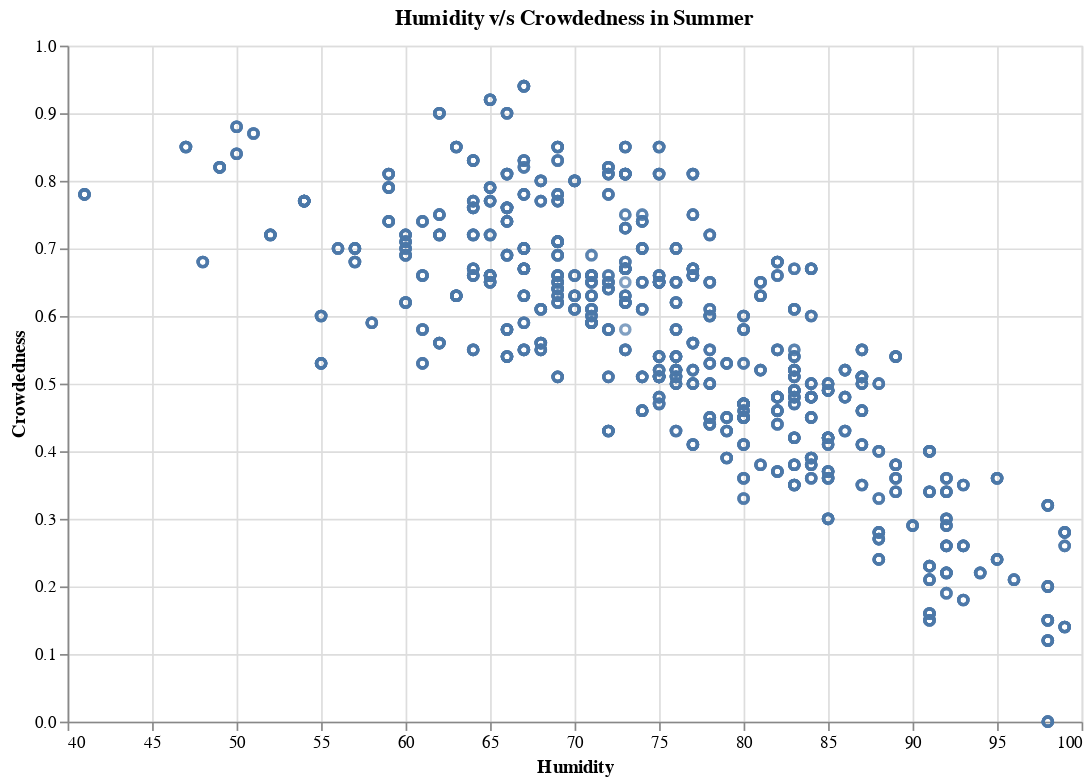

The code cell stored with this chart in its notebook:
### Code cell
summer_humidity_plot = alt.Chart(golf_summer_train, title="Humidity v/s Crowdedness in Summer").mark_point().encode(
    x=alt.X('Humidity').title('Humidity').scale(zero=False),
    y='Crowdedness',
).properties(width=600, height=400) 

summer_humidity_plot

### Figure 1 — Vega-Lite specification as saved in the notebook (floating-point values rounded to 4 significant figures; data arrays with more than 128 entries replaced by an {"elided": "..."} marker saying what was removed)
{"config": {"view": {"continuousWidth": 300, "continuousHeight": 300}}, "data": {"name": "data-9e8372468c81828fcc1d2a8d6fc5715c"}, "mark": {"type": "point"}, "encoding": {"x": {"field": "Humidity", "scale": {"zero": false}, "title": "Humidity", "type": "quantitative"}, "y": {"field": "Crowdedness", "type": "quantitative"}}, "height": 400, "title": "Humidity v/s Crowdedness in Summer", "width": 600, "$schema": "https://vega.github.io/schema/vega-lite/v5.16.3.json", "datasets": {"data-9e8372468c81828fcc1d2a8d6fc5715c": {"elided": "1480 records"}}}
